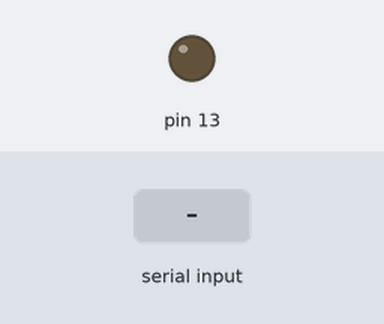
This sketch was run on a simulated Arduino Uno, built with avr-gcc and run on an emulated ATmega328P. Shown: output pins drawn as LEDs (lit = HIGH). The test bench sets the inputs (shaded band).

Above: at 1.2 s.
1.3 s: byte 30 received over Serial
At 2.4 s:
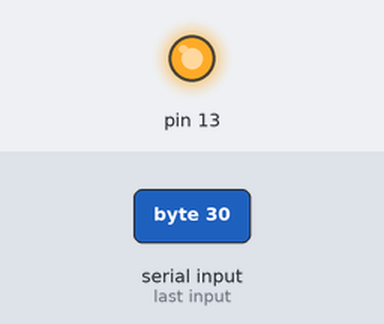
Timing chart, 0 to 4.3 s (numbered marks = the images above; inputs shaded):
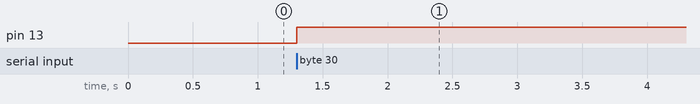

Measured:
- after the input at 1.3 s, pin 13: LOW → HIGH at once

The sketch:

bt.ino
```cpp
char c;
boolean receive=false;
boolean state=false;
void setup() {
  // put your setup code here, to run once:
Serial.begin(9600);
pinMode(13,OUTPUT);
}

void loop() {
  // put your main code here, to run repeatedly:
if(receive)
{
  receive=false;
  if(!state)
  {
    state=true;
    digitalWrite(13,HIGH);
  }
  else
  {
    state=false;
    digitalWrite(13,LOW);
  }
  {

  }
}
}
void serialEvent()
{
  if(Serial.available()>0)
  {
    c=Serial.read();
    receive=true;
  }
}
```
